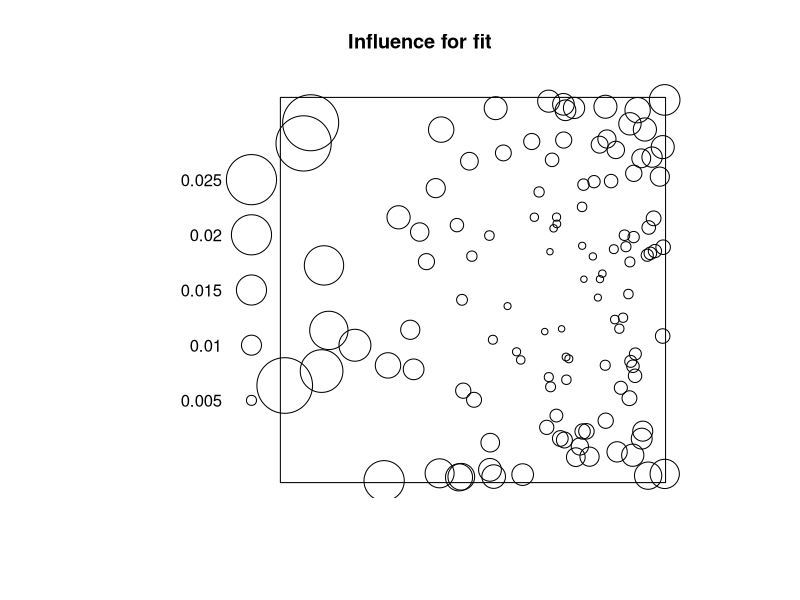

The R source for this figure:
library(spatstat)


### Name: influence.ppm
### Title: Influence Measure for Spatial Point Process Model
### Aliases: influence.ppm
### Keywords: spatial models

### ** Examples

   X <- rpoispp(function(x,y) { exp(3+3*x) })
   fit <- ppm(X ~x+y)
   plot(influence(fit))
